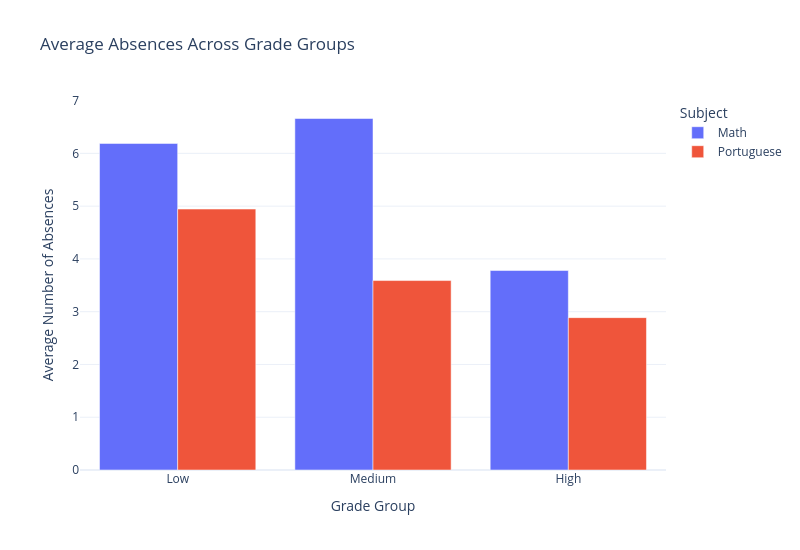

Notebook source saved alongside this figure:
### Markdown cell above
## Absence
Students with fewer absences tend to achieve higher academic performance.

### Code cell
#| class: col-page-right


%run plots/attendance_plot.ipynb

### Figure 1 — Plotly figure (JSON) as saved in the notebook; plotly's stock layout.template omitted (floating-point values rounded to 4 significant figures)
{"data": [{"name": "Math", "type": "bar", "x": ["Low", "Medium", "High"], "y": [6.188, 6.661, 3.78]}, {"name": "Portuguese", "type": "bar", "x": ["Low", "Medium", "High"], "y": [4.944, 3.59, 2.887]}], "layout": {"barmode": "group", "height": 550, "legend": {"title": {"text": "Subject"}}, "title": {"text": "Average Absences Across Grade Groups"}, "width": 800, "xaxis": {"title": {"text": "Grade Group"}}, "yaxis": {"title": {"text": "Average Number of Absences"}}}}
